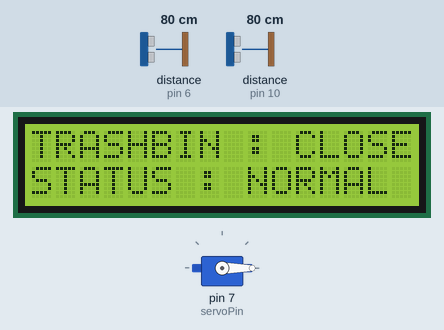
The sketch below on a simulated Arduino Uno, built with avr-gcc and run on an emulated ATmega328P. Shown: servo, 16×2 character LCD. Wiring (inferred from the names in the program): 2 × ultrasonic range finder: trigger pin 5, echo pin 6 / trigger pin 9, echo pin 10. The inputs (shaded band) are chosen by the test bench; at power-on: distance to the obstacle (sensors on pin 6, pin 10) 80 cm. The echo pulse lasts 58.3 µs per cm.

Above: at 1.3 s.
1.4 s: distance to the obstacle (sensor on pin 6) set to 2 cm
At 2.6 s:
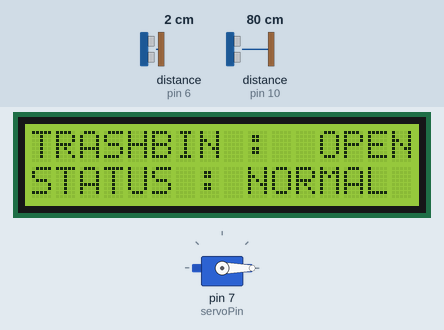
2.9 s: distance to the obstacle (sensor on pin 6) set to 29 cm
5.9 s: distance to the obstacle (sensor on pin 6) set to 33 cm
8.9 s: distance to the obstacle (sensor on pin 10) set to 2 cm
At 10.1 s:
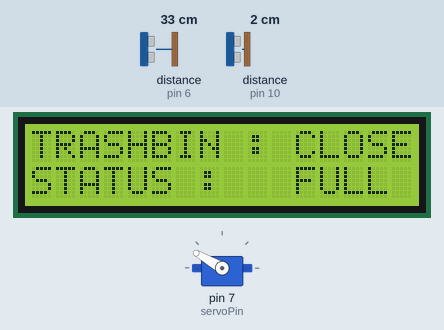
11.1 s: distance to the obstacle (sensor on pin 6) set to 4 cm
At 11.9 s:
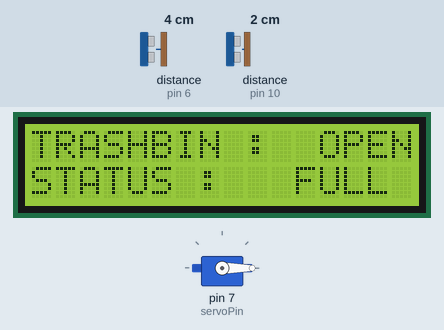
12.6 s: distance to the obstacle (sensor on pin 6) set to 35 cm
At 15.0 s:
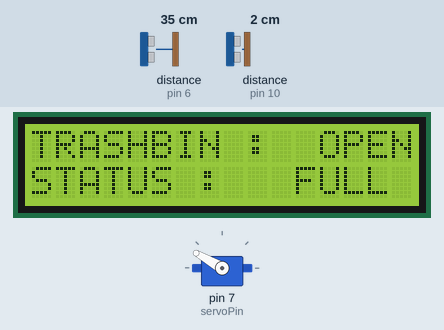
Timing chart, 0 to 16.5 s (numbered marks = the images above; inputs shaded):
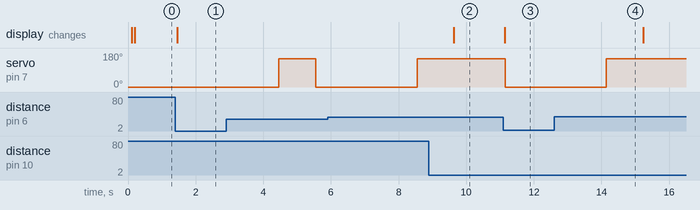

Measured:
- after the input at 1.4 s, the display: changes after 0.06 s (image 1)
- after the input at 8.9 s, the display: changes after 0.73 s (image 2)
- after the input at 11.1 s, servo on pin 7 (servoPin): 150° → 0° after 0.05 s; the display: changes after 0.05 s (image 3)
- after the input at 12.6 s, servo on pin 7 (servoPin): goes on until 14.1 s, then stays 150°

The sketch:

SMART-TRASHBIN-WITH-INIDICATOR.ino.ino
```cpp
#include <Servo.h>   //servo library
#include <HCSR04.h>
#include <LiquidCrystal_I2C.h> // LCD I2C library


Servo servo;
int trigPin = 5;
int echoPin = 6;

int trigPin1 = 9;
int echoPin1 = 10;

int servoPin = 7;


long duration, dist, average, duration1, dist1;
long aver[3];   //array for average

LiquidCrystal_I2C lcd(0x27, 16, 2);  // LCD I2C address 0x27, 16 column and 2 rows

void setup() {
    servo.attach(servoPin);
    pinMode(trigPin, OUTPUT);
    pinMode(echoPin, INPUT);
    pinMode(trigPin1, OUTPUT);
    pinMode(echoPin1, INPUT);

    servo.write(0);         //close cap on power on
    delay(50);
    servo.detach();

    lcd.init();      // initialize the lcd
    lcd.backlight(); // open the backlight
}
void measure() {
 digitalWrite(10,HIGH);
digitalWrite(trigPin, LOW);
delayMicroseconds(5);
digitalWrite(trigPin, HIGH);
delayMicroseconds(15);
digitalWrite(trigPin, LOW);
pinMode(echoPin, INPUT);
duration = pulseIn(echoPin, HIGH);
dist = (duration/2) / 29.1;    //obtain distance

digitalWrite(10,HIGH);
digitalWrite(trigPin1, LOW);
delayMicroseconds(5);
digitalWrite(trigPin1, HIGH);
delayMicroseconds(15);
digitalWrite(trigPin1, LOW);
pinMode(echoPin1, INPUT);
duration1 = pulseIn(echoPin1, HIGH);
dist1 = (duration1/2) / 29.1;    //obtain distance
}
void loop() {


  for (int i=0;i<=2;i++) {   //average distance
    measure();
   aver[i]=dist;
    delay(10);              //delay between measurements
  }
 dist=(aver[0]+aver[1]+aver[2])/3;


if ( dist<=30 ) {
//Change distance as per your need
  lcd.setCursor(0, 0);
  lcd.print("TRASHBIN :  OPEN");

 servo.attach(servoPin);
delay(1);
 servo.write(0);
 delay(3000);
 servo.write(150);
 delay(1000);
 servo.detach();


  } else {
  lcd.setCursor(0, 0);
  lcd.print("TRASHBIN : CLOSE");

  }


if (dist1 <= 5) {

  lcd.setCursor(0, 1);
  lcd.print("STATUS :   FULL");


} else {

  lcd.setCursor(0, 1);
  lcd.print("STATUS : NORMAL");

}


}
```
